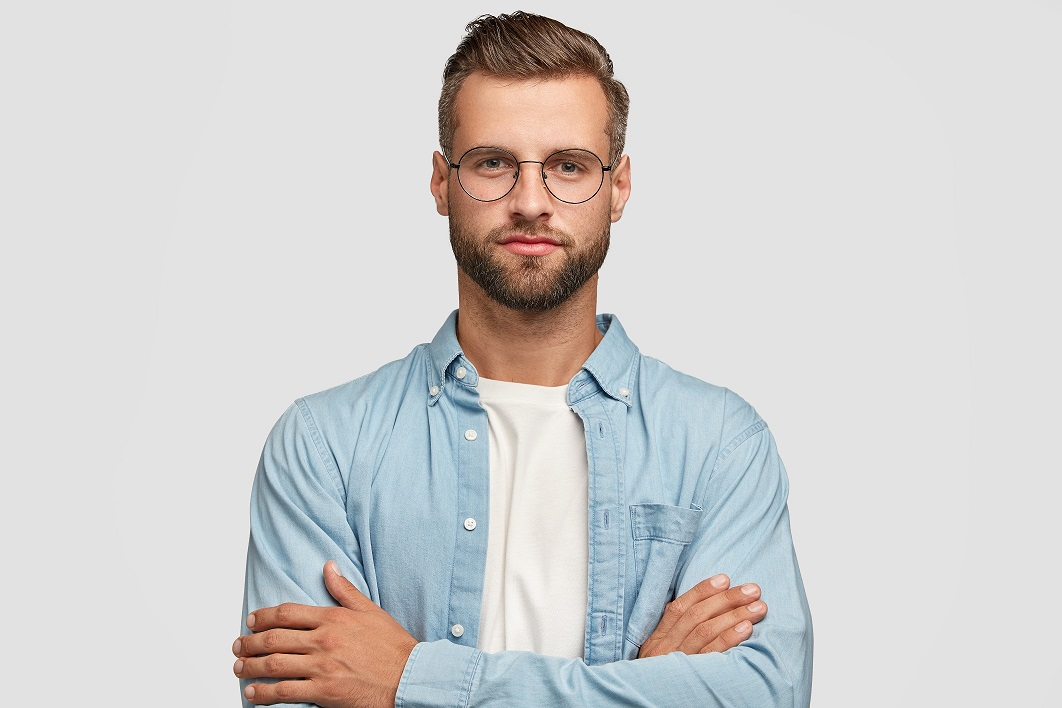
#> input picture PyLearn7-Assignment29/photo to sketch/input/photo1.jpg, 1062 x 708 px
$ python photo_to_sketch.py
#> lines starting #> are read from the running program, lines starting #| are printed output that depends on the picture
import cv2


image = cv2.imread("input/photo1.jpg")
#> image is the input picture: shape (708, 1062, 3); mean B, G, R 207.6, 208.2, 209.4
image = cv2.cvtColor(image, cv2.COLOR_BGR2GRAY)
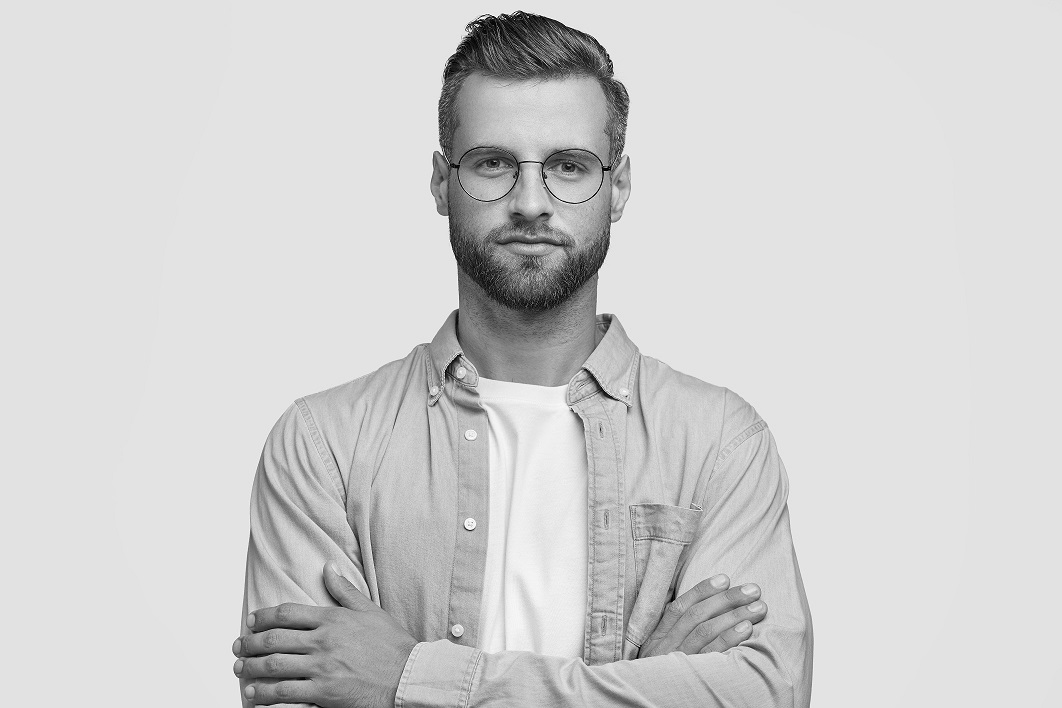
#> image: shape (708, 1062); min 0, max 255, mean 208.5

inverted = 255 - image
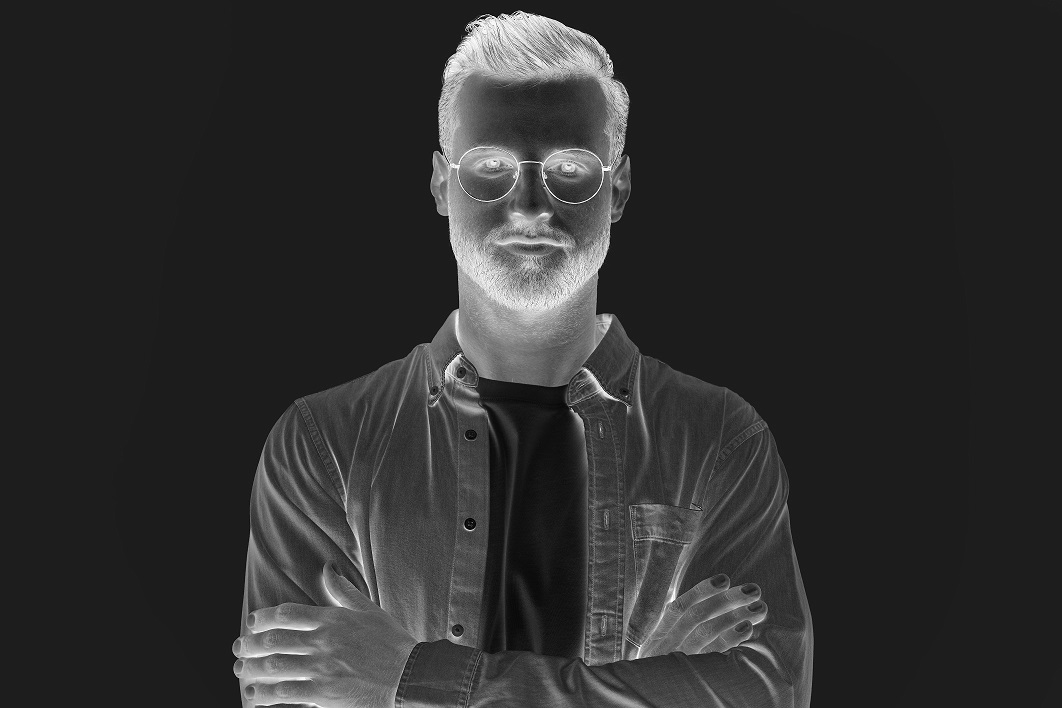
#> inverted: shape (708, 1062); min 0, max 255, mean 46.5
blurred = cv2.GaussianBlur(inverted, (35, 35), 0)
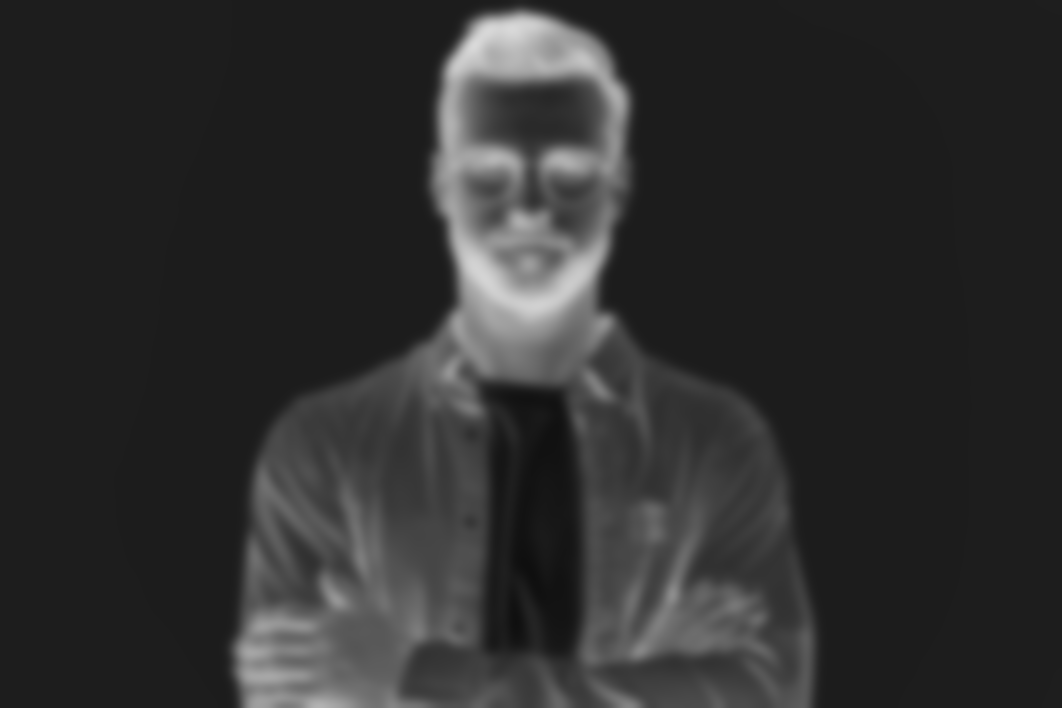
#> blurred: shape (708, 1062); min 15, max 217, mean 46.5
inverted_blurred = 255 - blurred
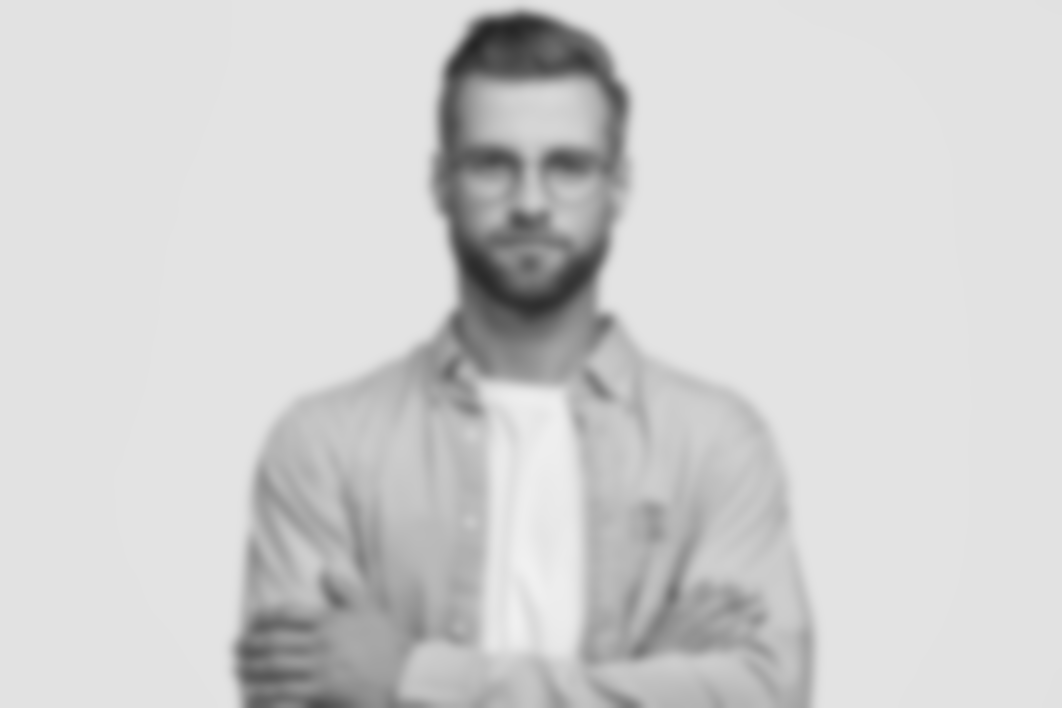
#> inverted_blurred: shape (708, 1062); min 38, max 240, mean 208.5

sketch = image / inverted_blurred
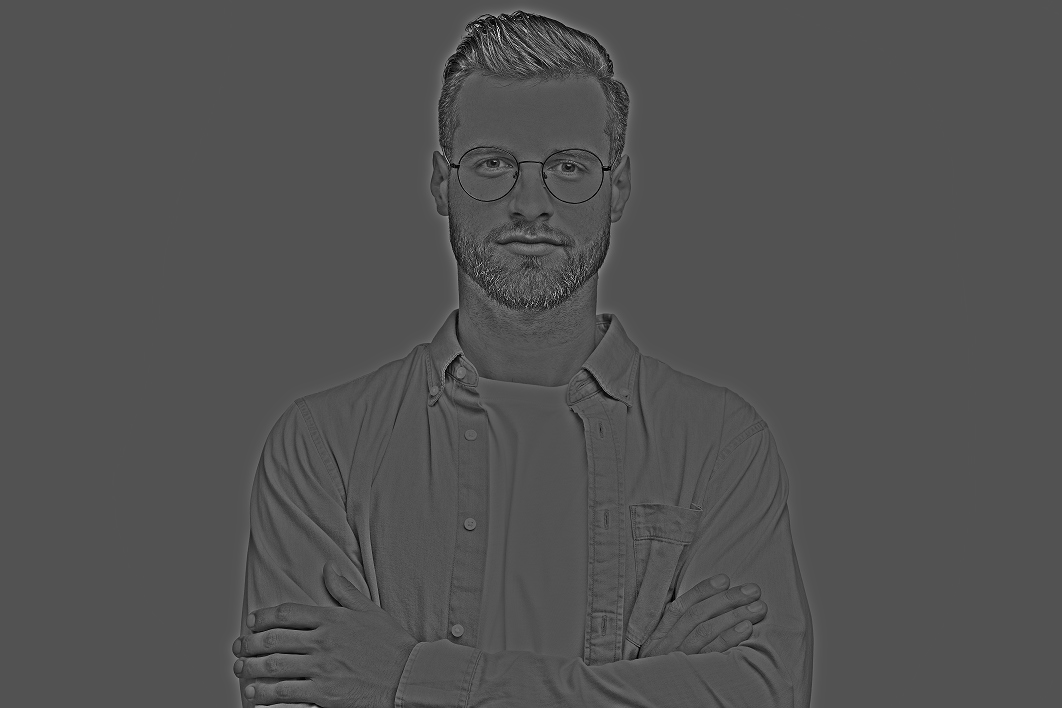
#> sketch: shape (708, 1062) float64; min 0, max 3.08, mean 0.997; drawn with min black and max white
sketch = sketch * 255

cv2.imwrite("output/result.jpg", sketch)
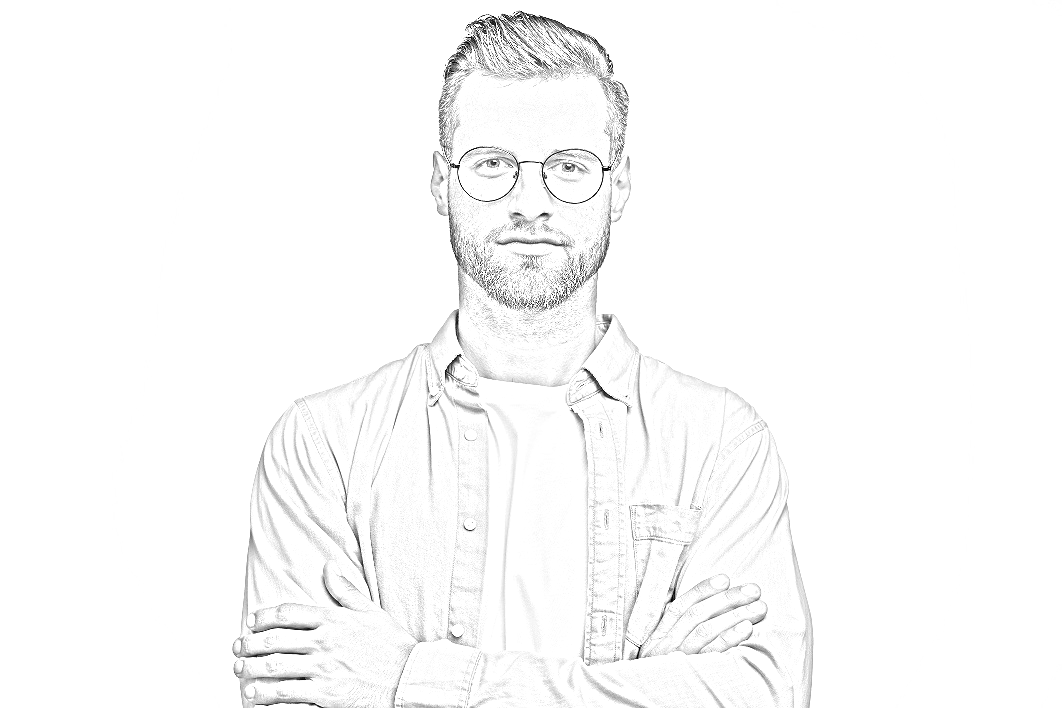
#> saved as result.jpg: shape (708, 1062); min 0, max 255, mean 250.3
